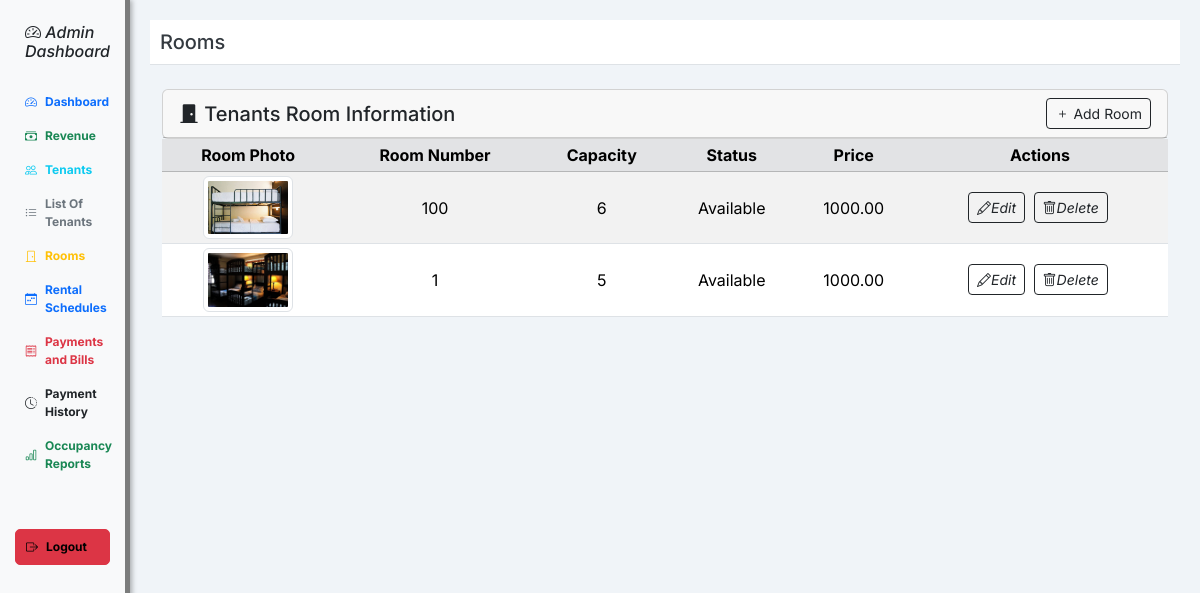
The page /admin/rooms.php on the database its author committed.
### tables this page shows
CREATE TABLE `room` (
  `room_id` int(11) NOT NULL,
  `roomnumber` varchar(100) NOT NULL,
  `capacity` varchar(100) NOT NULL,
  `price` varchar(100) NOT NULL,
  `status` varchar(100) NOT NULL,
  `photo` varchar(100) NOT NULL
);

### admin/rooms.php (the view, shortened to what this page needs)
<!DOCTYPE html>
<html lang="en">
<head>
  <link href="https://cdn.jsdelivr.net/npm/bootstrap@5.3.1/dist/css/bootstrap.min.css" rel="stylesheet"/>
  <link rel="stylesheet" href="https://cdn.jsdelivr.net/npm/bootstrap-icons@1.11.3/font/bootstrap-icons.css">
  <link rel="stylesheet" href="https://cdnjs.cloudflare.com/ajax/libs/font-awesome/6.4.0/css/all.min.css">
</head>
<body>
  <div class="d-flex">
    <nav class="sidebar">
      <h3 class="text-dark" style="font-size: 1.1rem;"><a href="dashboard.php" style="text-decoration: none; color: inherit;"> <strong>
           <h6> <i class="bi bi-speedometer2">
              Admin Dashboard</i> </h6>
          </strong></a></h3>
      <a href="dashboard.php" class="d-flex align-items-center gap-2 fw-bold text-primary">
        <i class="bi bi-speedometer2"></i> Dashboard
      </a>
      <a href="revenue.php" class="d-flex align-items-center gap-2 fw-bold text-success">
        <i class="bi bi-cash-stack"></i> Revenue
      </a>
      <a href="tenants.php" class="d-flex align-items-center gap-2 fw-bold text-info">
        <i class="bi bi-people"></i> Tenants
      </a>
      <a href="tenantlist.php" class="d-flex align-items-center gap-2 fw-bold text-secondary">
        <i class="bi bi-list-ul"></i> List Of Tenants
      </a>
      <a href="rooms.php" class="d-flex align-items-center gap-2 fw-bold text-warning">
        <i class="bi bi-door-closed"></i> Rooms
      </a>
      <a href="rentalsched.php" class="d-flex align-items-center gap-2 fw-bold text-primary">
        <i class="bi bi-calendar-week"></i> Rental Schedules
      </a>
      <a href="bills_payment.php" class="d-flex align-items-center gap-2 fw-bold text-danger">
        <i class="bi bi-receipt"></i> Payments and Bills
      </a>
      <a href="payment_history.php" class="d-flex align-items-center gap-2 fw-bold text-dark">
        <i class="bi bi-clock-history"></i> Payment History
      </a>
      <a href="occupancy.php" class="d-flex align-items-center gap-2 fw-bold text-success">
        <i class="bi bi-bar-chart"></i> Occupancy Reports
      </a>
      <a href="logout.php" class="mt-5 btn btn-danger btn-sm d-flex align-items-center gap-2 fw-bold" onclick="return confirm('Are you sure you want to logout?')">
        <i class="bi bi-box-arrow-right"></i> Logout
      </a>
    </nav>
      <div class="content">
        <div class="header">
          <h1>Rooms</h1>
        </div>
        <div class="container mt-4">
          <div class="row">
            <div class="col-12">
              <div class="card">
                <div class="card-header d-flex justify-content-between align-items-center">
                  <h5 class="mb-0"><i class="bi bi-door-closed-fill"></i> Tenants Room Information</h5>
                  <button class="btn btn-outline-dark btn-sm" data-bs-toggle="modal" data-bs-target="#addTenantModal">
                    <i class="bi bi-plus me-1"></i>Add Room
                  </button>
                </div>
              </div>
              <div class="card-body">
                <div class="table-responsive" >
                  <table class="table table-hover table-striped table-sm">
                    <thead class="table-secondary text-center">
                      <tr>
                        <th>Room Photo</th>
                        <th>Room Number</th>
                        <th>Capacity</th>
                        <th>Status</th>
                        <th>Price</th>
                        <th>Actions</th>
                      </tr>
                    </thead>
                    <tbody>
                      <?php
                      include("../conn.php");
                      $data = mysqli_query($conn, "SELECT * FROM room");
                      while ($display = mysqli_fetch_assoc($data)) {
                      ?>
                        <tr class="align-middle">
                          <td class="text-center">
                            <img src="../uploads/<?= htmlspecialchars($display['photo']) ?>"
                              alt="Room Photo"
                              width="90"
                              class="img-thumbnail">
                          </td>
                          <td class="text-center text-end"><?= htmlspecialchars($display['roomnumber']) ?></td>
                          <td class="text-center"><?= htmlspecialchars($display['capacity']) ?></td>
                          <td class="text-center"><?= htmlspecialchars($display['status']) ?></td>
                          <td class="text-center"><?= htmlspecialchars($display['price']) . '.00' ?></td>
                          <td class="text-center">
                            <button
                              class="btn btn-sm btn-outline-dark me-1" data-bs-toggle="modal" data-bs-target="#editModal<?php echo $display['room_id']; ?>">
                              <i class="bi bi-pencil">Edit</i>
                            </button>
                            <button
                              class="btn btn-sm btn-outline-dark me-1" data-bs-toggle="modal" data-bs-target="#deleteModal<?php echo $display['room_id']; ?>">
                              <i class="bi bi-trash">Delete</i>
                            </button>
                          </td>
                        </tr>
                      <?php
                      }
                      ?>
                    </tbody>
                  </table>
                </div>
              </div>
            </div>
          </div>
        </div>
      </div>
    </div>
  </body>
  </html>

### admin/rooms.php (style rules this page uses)
body { font-family: 'Inter', system-ui, -apple-system, 'Segoe UI', sans-serif; background: #f0f4f8; }
.sidebar { height: 100vh; width: 130px; background-color: #f8f9fa; padding: 15px; border-right: 5px solid rgba(0, 0, 0, 0.5); box-shadow: 2px 0 5px rgba(0, 0, 0, 0.3); }
.sidebar a { color: #343a40; text-decoration: none; padding: 8px 10px; display: block; border-radius: 5px; font-size: 0.75rem; transition: background-color 0.3s; }
.content { padding: 20px; flex-grow: 1; }
.header { background-color: #ffffff; padding: 10px; border-bottom: 1px solid #dee2e6; }
.header h1 { margin: 0; font-size: 1.25rem; color: #343a40; }
.d-flex .sidebar a { color: black; }

### rows shown on the page
room: photo (picture), roomnumber "100", capacity "6", status "Available", price "1000"
room: photo (picture), roomnumber "1", capacity "5", status "Available", price "1000"
